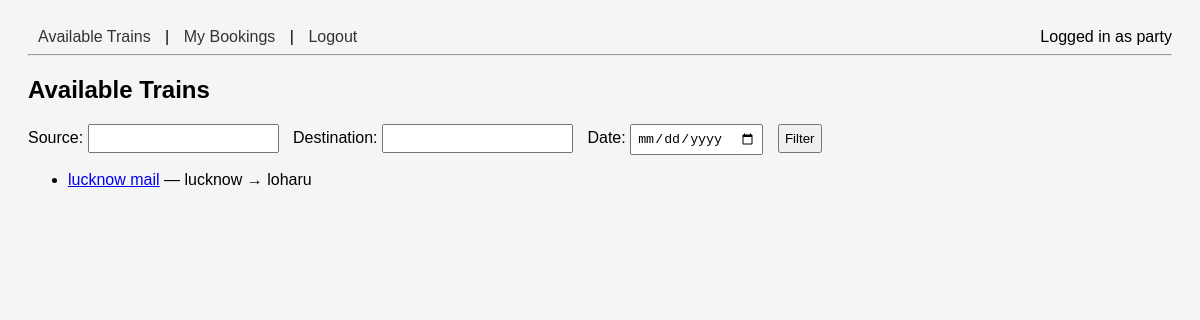
/trains-web/ (signed in), run on the app's committed database.
### booking/models.py (models this page shows, shortened)
class Train(models.Model):
    name = models.CharField(max_length=100)
    source = models.CharField(max_length=100)
    destination = models.CharField(max_length=100)
    departure_time = models.DateTimeField()
    total_seats = models.PositiveIntegerField()
    seats_available = models.PositiveIntegerField()

### booking/views.py (the view)
# urls.py: path('trains-web/', TrainListView.as_view(), name='train_list'),
@method_decorator(login_required, name='dispatch')
class TrainListView(ListView):
    model = Train
    template_name = 'booking/train_list.html'
    context_object_name = 'trains'
    def get_queryset(self):
        qs = Train.objects.all()
        source = self.request.GET.get('source')
        dest = self.request.GET.get('destination')
        date = self.request.GET.get('departure_time')
        if source:
            qs = qs.filter(source__icontains=source)
        if dest:
            qs = qs.filter(destination__icontains=dest)
        if date:
            qs = qs.filter(departure_time__date=date)
        return qs

### booking/templates/booking/train_list.html
{% extends 'booking/base.html' %}
{% block content %}
<h2>Available Trains</h2>
<form method="get">
    Source: <input type="text" name="source" value="{{ request.GET.source }}">
    Destination: <input type="text" name="destination" value="{{ request.GET.destination }}">
    Date: <input type="date" name="departure_time" value="{{ request.GET.departure_time }}">
    <button type="submit">Filter</button>
</form>
<ul>
{% for train in trains %}
    <li><a href="{% url 'train_detail' train.id %}">{{ train.name }}</a> — {{ train.source }} → {{ train.destination }}</li>
{% empty %}
    <li>No trains found.</li>
{% endfor %}
</ul>
{% endblock %}

### booking/templates/booking/base.html (shortened to what this page needs)
{%load static%}
<!DOCTYPE html>
<html>
<head>
    <link rel="stylesheet" href="{% static 'booking/css/style.css' %}">
</head>
<body>
    <nav>
        {% if user.is_authenticated %}
            <a href="{% url 'train_list' %}">Available Trains</a> |
            <a href="{% url 'my_bookings' %}">My Bookings</a> |
            <a href="{% url 'logout' %}">Logout</a>
            <span style="float:right;">Logged in as {{ user.username }}</span>
        {% else %}
            <a href="{% url 'register' %}">Register</a> |
            <a href="{% url 'login' %}">Login</a>
        {% endif %}
    </nav>
    <hr>
    {% block content %}
    {% endblock %}
</body>
</html>

### booking/static/booking/css/style.css (style rules this page uses)
body { font-family: Arial, sans-serif; padding: 20px; background: #f5f5f5; }
nav a { margin: 0 10px; text-decoration: none; color: #333; }
form { margin: 15px 0; }
input, button { padding: 5px; margin-right: 10px; }

### data on the page
Train: name "lucknow mail", source "lucknow", destination "loharu"

### other printed values
{{ user.username }} "party"
